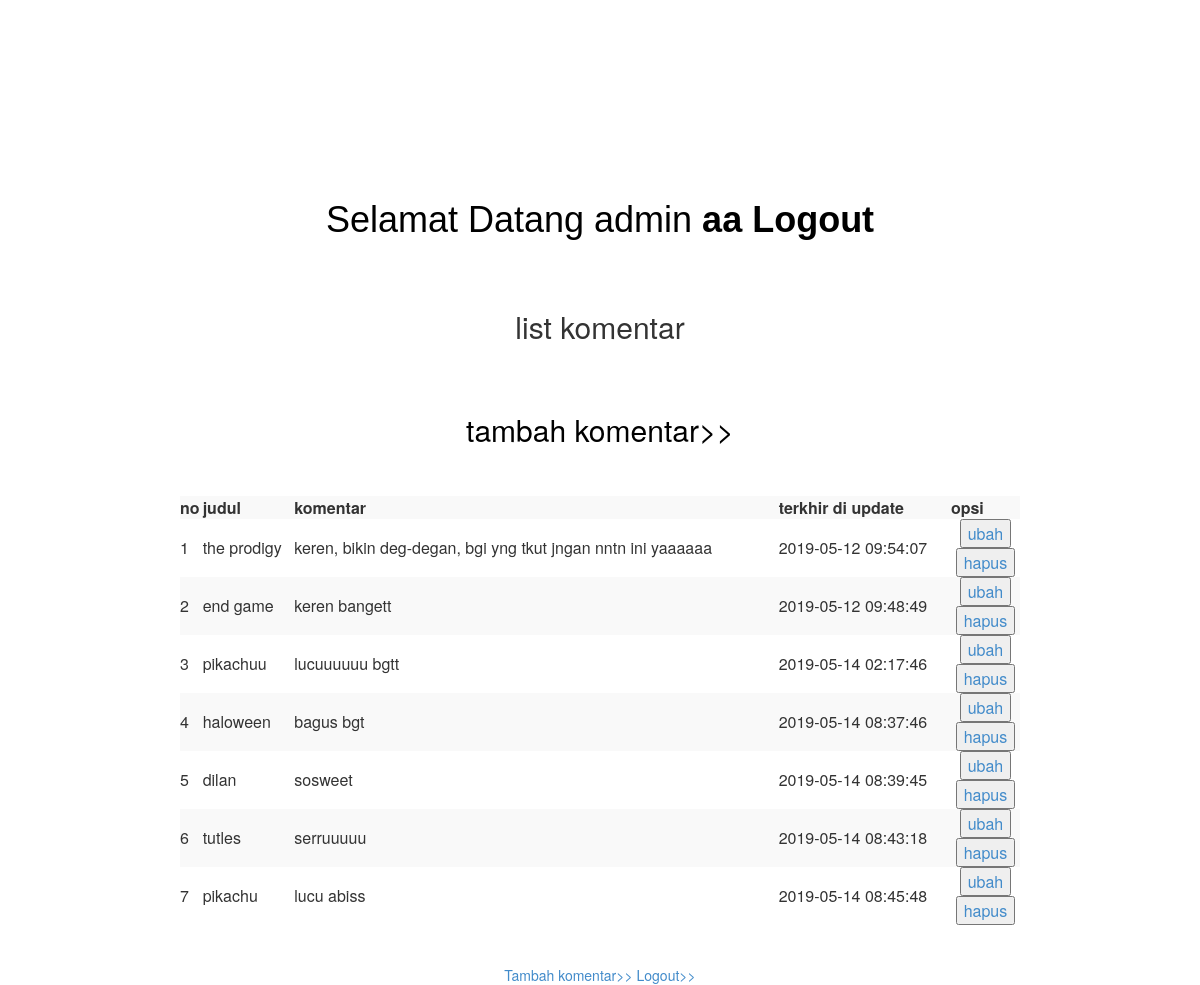
Screenshot of /admin.php (signed in) with the database file from the repository.
### tables this page shows
CREATE TABLE `blog` (
  `id` int(11) NOT NULL,
  `judul` varchar(200) NOT NULL,
  `komentar` text NOT NULL,
  `waktu` timestamp NOT NULL DEFAULT CURRENT_TIMESTAMP ON UPDATE CURRENT_TIMESTAMP
);

### koneksi.php (called while the page is built, shortened)
<?php
	$conn = mysqli_connect("sql100.epizy.com","epiz_23905573","bUgQF7z6XEg3v","epiz_23905573_nadya");
	function query ($query){
		global $conn;
		$result = mysqli_query ($conn,$query);
		$rows = [];
		while ($mhs = mysqli_fetch_assoc($result)) {
			$rows[]=$mhs;
		}
		return $rows;
	}
 ?>

### admin.php (the view, shortened to what this page needs)
<?php
require 'koneksi.php';
  $tampil = query ("SELECT * FROM blog");
if($_SESSION['level']!="admin"){
  header('location:manager.php');
}else{
  $username = $_SESSION['username'];
  $level=$_SESSION['level'];
}
?>
<body style="background color:grey">
  <br>
  <br>
  <br>
  <br>
  <br>
  <br>
  <br>
  <br>
  <br>
<div align='center'>
  <font color=black>
  <h1 style="text-align: center; font-family: sans-serif; color: white;"><font color= black>Selamat Datang</font> <?php echo $level;?> <b><?php echo $username;?></b> <a href="berita.php"><b><font color=black>Logout</font></b></a>
  </font>
</div></h1>
<center>
<br><br>
     <h2>list komentar</h2>
  <br><br>
     <link rel="stylesheet" type="text/css" href="style1.css">
<a href="creat.php"><h2><font color=black>tambah komentar>></font></h2></a>
  <br>
  <br>
   <table class="table-striped"  cellpadding="10" cellspacing="0" width="70%">
  <tr>
     <th> no </th>
    <th> judul </th>
    <th> komentar </th>
    <th> terkhir di update </th>
    <th> opsi </th>
  </tr>
<?php $i=1; ?>
<?php foreach ($tampil as $x ) :   ?>
  <tr>
    <td><?= $i; ?></td>
    <td><?= $x["judul"] ?></td>
    <td><?= $x["komentar"];  ?></td>
    <td><?= $x["waktu"];  ?></td>
    <td>
      <center><button><a href="ubah.php?id=<?= $x["id"]?>">ubah</a></button><br><button><a href="hapus.php?id=<?= $x["id"]?>" onclick =" return confirm ('yakin untuk dihapus?');">hapus</a></button></center>
    </td>
  </tr>
<?php $i++; ?>
<?php endforeach; ?>
</table>
<br>
<center>
  <br>
<a href="creat.php">Tambah komentar>></a>
<a href="berita.php">Logout>></a>
</center>
  </body>
</html>

### rows the page displays
blog: judul "the prodigy", komentar "keren, bikin deg-degan, bgi yng tkut jngan nntn ini yaaaaaa", waktu "2019-05-12 09:54:07"
blog: judul "end game", komentar "keren bangett", waktu "2019-05-12 09:48:49"
blog: judul "pikachuu", komentar "lucuuuuuu bgtt", waktu "2019-05-14 02:17:46"
blog: judul "haloween", komentar "bagus bgt", waktu "2019-05-14 08:37:46"
blog: judul "dilan", komentar "sosweet", waktu "2019-05-14 08:39:45"
blog: judul "tutles", komentar "serruuuuu", waktu "2019-05-14 08:43:18"
blog: judul "pikachu", komentar "lucu abiss", waktu "2019-05-14 08:45:48"

### other values shown
$level "admin"
$username "aa"
